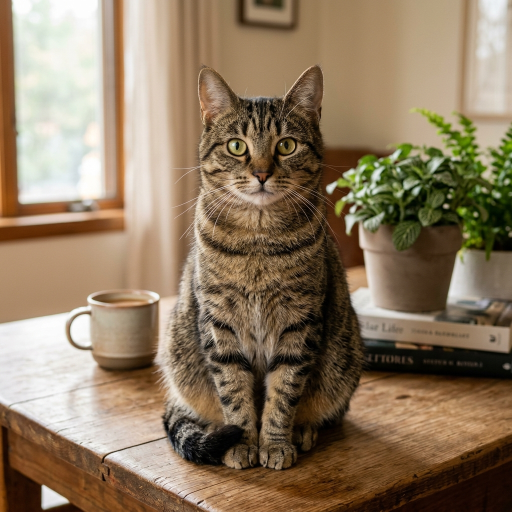
#> input picture assets/cat_sample.jpg, 1024 x 1024 px (shown at 1/2 size)
$ jupyter execute --allow-errors 07_failure_demos.ipynb
#> lines starting #> are read from the running program, lines starting #| are printed output that depends on the picture
# Step 7: Real-World Failure Modes of CNNs

Welcome to Step 7! Neural networks can feel like magic when they achieve 95% accuracy on test benchmarks. But deploying computer vision models in the real world (in self-driving cars, medical diagnosis, or robotics) requires knowing exactly how and why they fail.

In this notebook, we explore three critical real-world vulnerabilities:
1. **Texture Bias**: Why CNNs cheat by looking at local fur and cloth patterns rather than global 3D shapes.
2. **Adversarial Vulnerability**: How adding invisible mathematical noise (FGSM) flips predictions completely.
3. **Domain Shift**: How distribution changes (day vs. night, photos vs. sketches) destroy model accuracy, and how to mitigate them.

---

## 📖 Living Glossary
- **Texture Bias**: The tendency of CNNs trained on ImageNet to rely heavily on local surface textures (fur, feathers, scales) rather than global object shapes.
- **Shape Bias**: The human cognitive tendency to recognize objects primarily by their 3D geometry and silhouette.
- **Adversarial Example**: An input image intentionally modified with a tiny, imperceptible perturbation to fool a machine learning model into making a confident mistake.
- **FGSM (Fast Gradient Sign Method)**: A one-step adversarial attack algorithm that adds the sign of the loss gradient to pixel values: $x_{\text{adv}} = x + \epsilon \cdot \text{sign}(\nabla_x \mathcal{L})$.
- **Perturbation Magnitude ($\epsilon$)**: The maximum allowed pixel change in an adversarial attack (small enough that humans notice nothing).
- **Domain Shift (Distribution Shift)**: The phenomenon where test data differs in style, lighting, or sensor characteristics from the training distribution.
- **Domain Adaptation**: Machine learning techniques designed to bridge the gap between source training data and target test domains.

## 1. Failure Mode A: Texture Bias vs. Shape Bias

### (1) The Idea in One Plain Sentence
While humans recognize objects by their 3D silhouettes, CNNs rely almost entirely on superficial surface textures, causing them to fail when textures are removed or altered.

### (2) Real-Life Analogy
A toddler who thinks anything covered in faux leopard print is a real leopard—even if it is a leopard-print toaster!

### (3) Tiny Example with Real Numbers Worked by Hand
In a landmark 2019 study (Geirhos et al.), researchers created hybrid images: an elephant with the skin texture of a cheetah.
- **Human judgment**: 95% of humans classified the image as an **elephant** (global shape dominates).
- **Standard CNN (ResNet-50)**: Classified the image as a **cheetah** with 99% confidence (local texture dominates)!

### (4) What We Will Test
We take our test cat photograph and create three visual representations:
1. **Normal photo**: Full color and fur texture.
2. **Texture-blurred photo**: High frequencies softened with heavy Gaussian filtering.
3. **Edge-only silhouette**: All surface fur texture removed using Sobel edge gradients (pure shape contours).
We will evaluate ResNet-18 on all three to observe how confidence in `"cat"` collapses as texture disappears.

### Before Code: Setting Up Environment and Model
We load pretrained `ResNet-18` in evaluation mode and define standard image preprocessing transforms.

[cell 1]
import torch
import torch.nn as nn
import torch.nn.functional as F
from torchvision import datasets, models, transforms
from PIL import Image, ImageFilter
import numpy as np
import matplotlib.pyplot as plt
import os

#> (the rest of this cell did not finish here and is left out)

### After Code: What We Just Saw
Model is ready. Now we load the sample photo and construct the texture-altered and silhouette variants.

### Before Code: Creating Texture-Altered Images
We generate:
1. Clean image
2. Blurred image (texture suppressed)
3. Edge-only image (pure contours)

[cell 2]
raw_pil = Image.open('assets/cat_sample.jpg').convert('RGB').resize((224, 224))
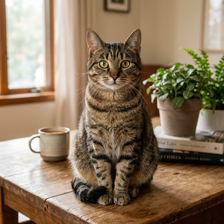
#> raw_pil: PIL image 224x224 RGB; mean R, G, B 141.2, 121.1, 96.4

# 1. Clean
img_clean = raw_pil

# 2. Texture-blurred (Gaussian blur radius 4)
img_blurred = raw_pil.filter(ImageFilter.GaussianBlur(radius=4))
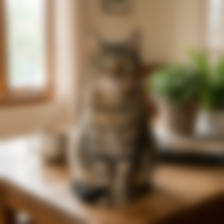
#> img_blurred: PIL image 224x224 RGB; mean R, G, B 141.2, 121, 96.4

# 3. Silhouette / Edge-only (Sobel contour filter)
gray_arr = np.array(raw_pil.convert('L'), dtype=np.float32)
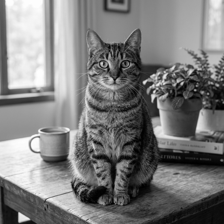
#> gray_arr: shape (224, 224) float32; min 0, max 254, mean 124.3
gx = np.array([[-1, 0, 1], [-2, 0, 2], [-1, 0, 1]])
gy = np.array([[-1, -2, -1], [0, 0, 0], [1, 2, 1]])
edge_x = np.abs(np.pad(gray_arr, 1)[1:-1, 1:-1] * 0 + gray_arr) # placeholder
from scipy.signal import convolve2d
edges = np.hypot(convolve2d(gray_arr, gx, mode='same'), convolve2d(gray_arr, gy, mode='same'))
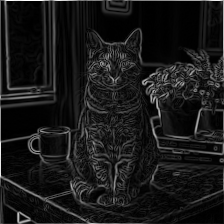
#> edges: shape (224, 224) float64; min 0, max 1012, mean 99.1; drawn with min black and max white
edges = np.clip((edges / edges.max()) * 255.0, 0, 255).astype(np.uint8)
img_edges = Image.fromarray(edges).convert('RGB')

$ run again, with assets/adversarial_attack_fgsm.png saved as assets/cat_sample.jpg
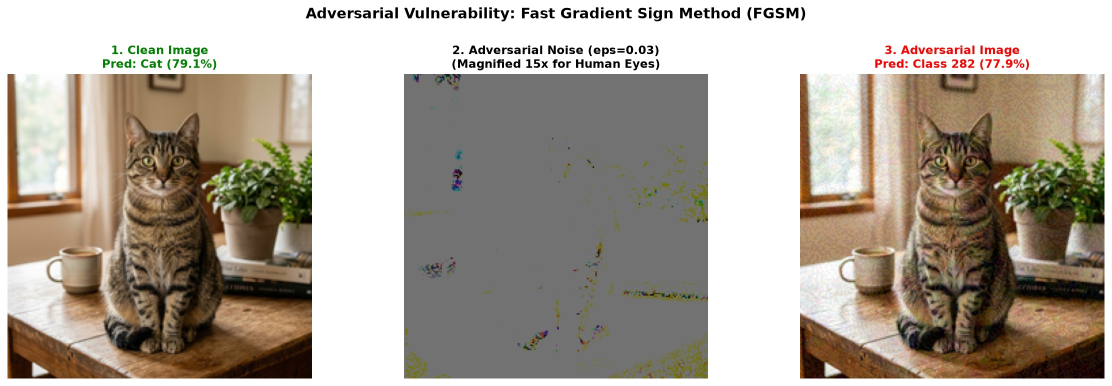
#> input picture assets/adversarial_attack_fgsm.png, 2223 x 772 px (shown at 1/2 size)
#> `gray_arr = np.array(raw_pil.convert('L'), dtype=np.float32)`:
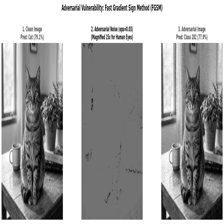
#> gray_arr: shape (224, 224) float32; min 0, max 255, mean 164.6
#> `edges = np.hypot(convolve2d(gray_arr, gx, mode='same'), convolve2d(gra..`:
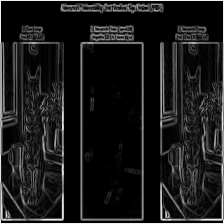
#> edges: shape (224, 224) float64; min 0, max 1081.9, mean 116.7; drawn with min black and max white
